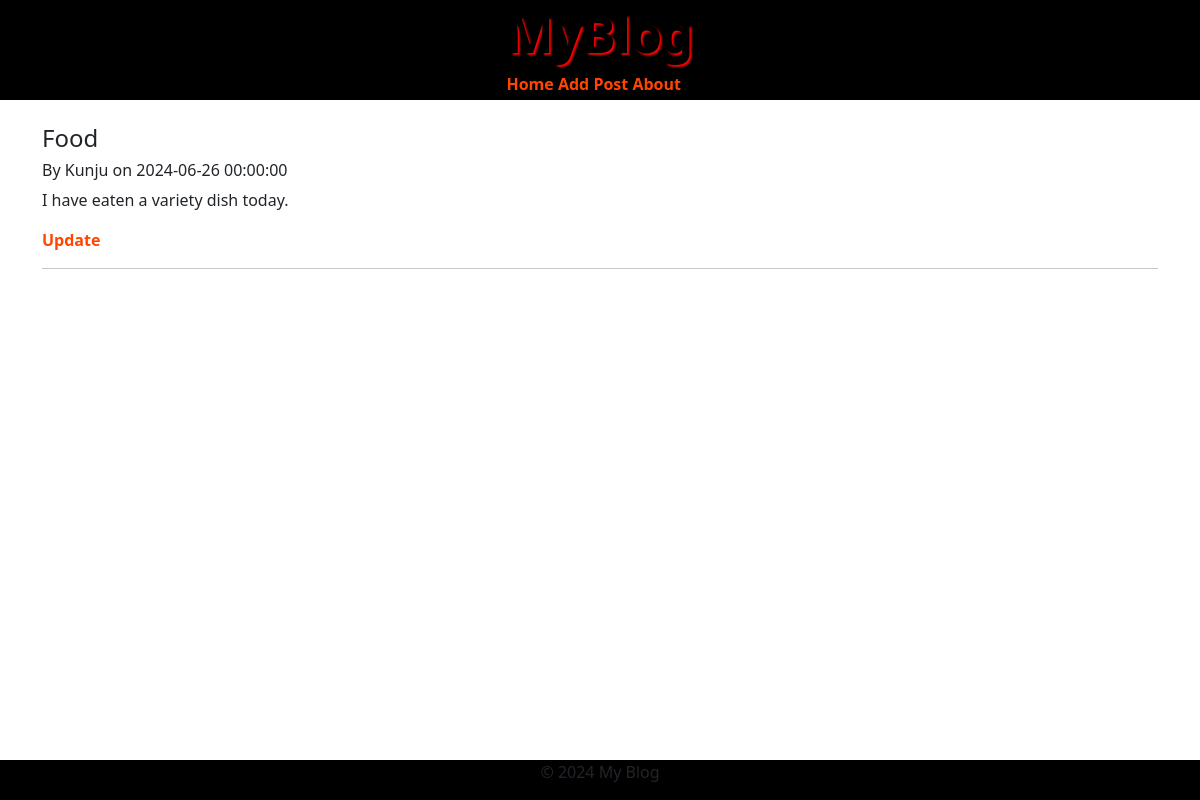
Screenshot of /post/2 with the database file from the repository.
### models.py (models this page shows, shortened)
class Post(db.Model):
    id=db.Column(db.Integer, primary_key=True)
    title=db.Column(db.String(100), nullable=False)
    author=db.Column(db.String(50), nullable=False)
    content=db.Column(db.Text, nullable=False)
    date_posted=db.Column(db.DateTime, nullable=False, default=datetime.utcnow)

### app.py (the view)
@app.route('/post/<int:id>')
def post_details(id):
    post=Post.query.get(id)
    return render_template('post_details.html',post=post)

### templates/post_details.html (shortened to what this page needs)
{% extends 'base.html' %}
{% block content %}
<br>
<h4>{{ post.title }}</h4>
<h6>By {{ post.author }} on {{ post.date_posted }}</h6>
<p>{{ post.content }}</p>
<a href="{{ url_for('edit_post', id=post.id) }}">Update</a>
<hr>
{% endblock %}

### static/style.css (style rules this page uses)
a { color:orangered; font-weight: bold; text-decoration: none; transition: color 0.3s ease; }

### rows the page displays
Post: title "Food", author "Kunju", date_posted "2024-06-26 00:00:00", content "I have eaten a variety dish today."
